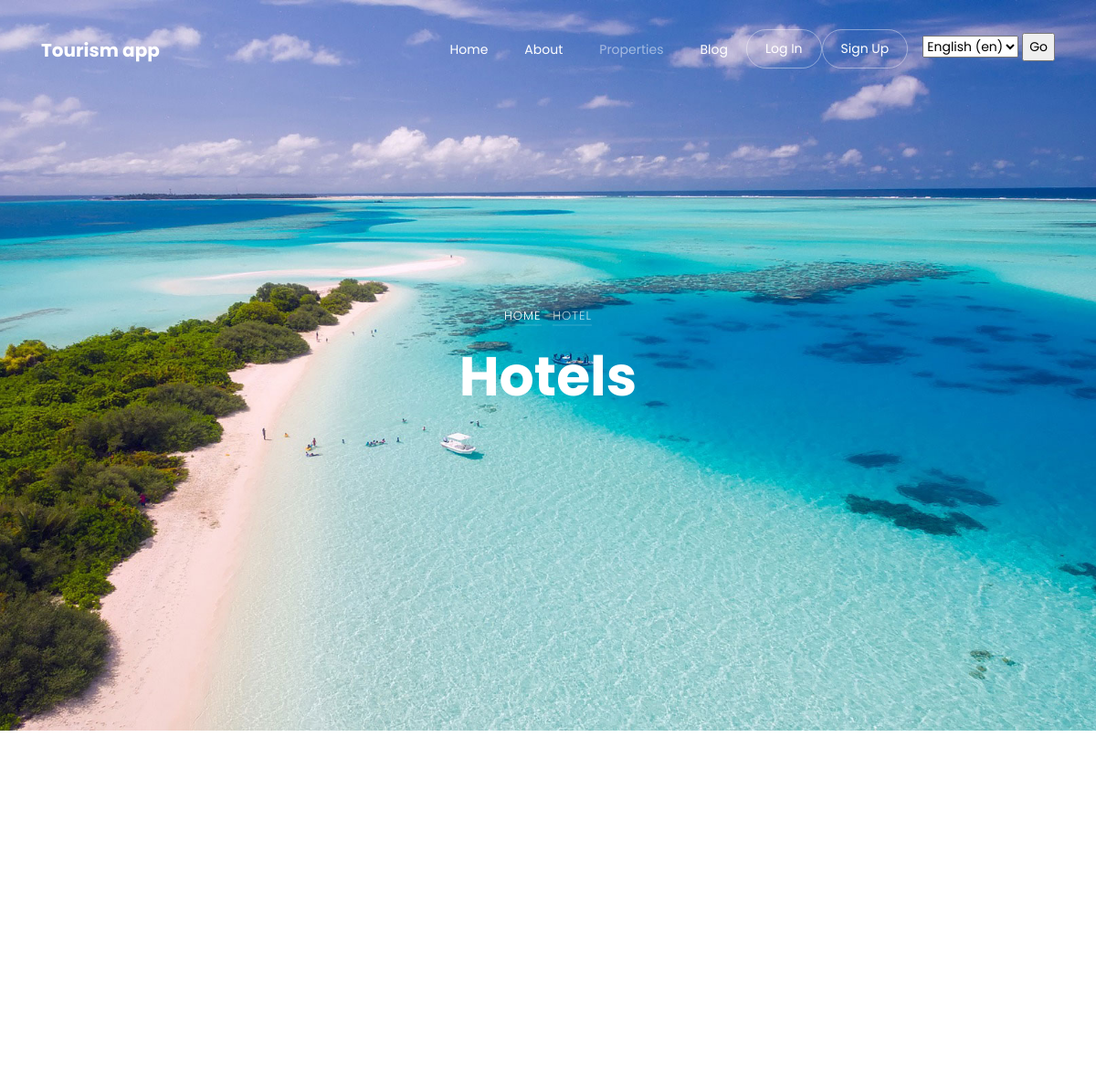
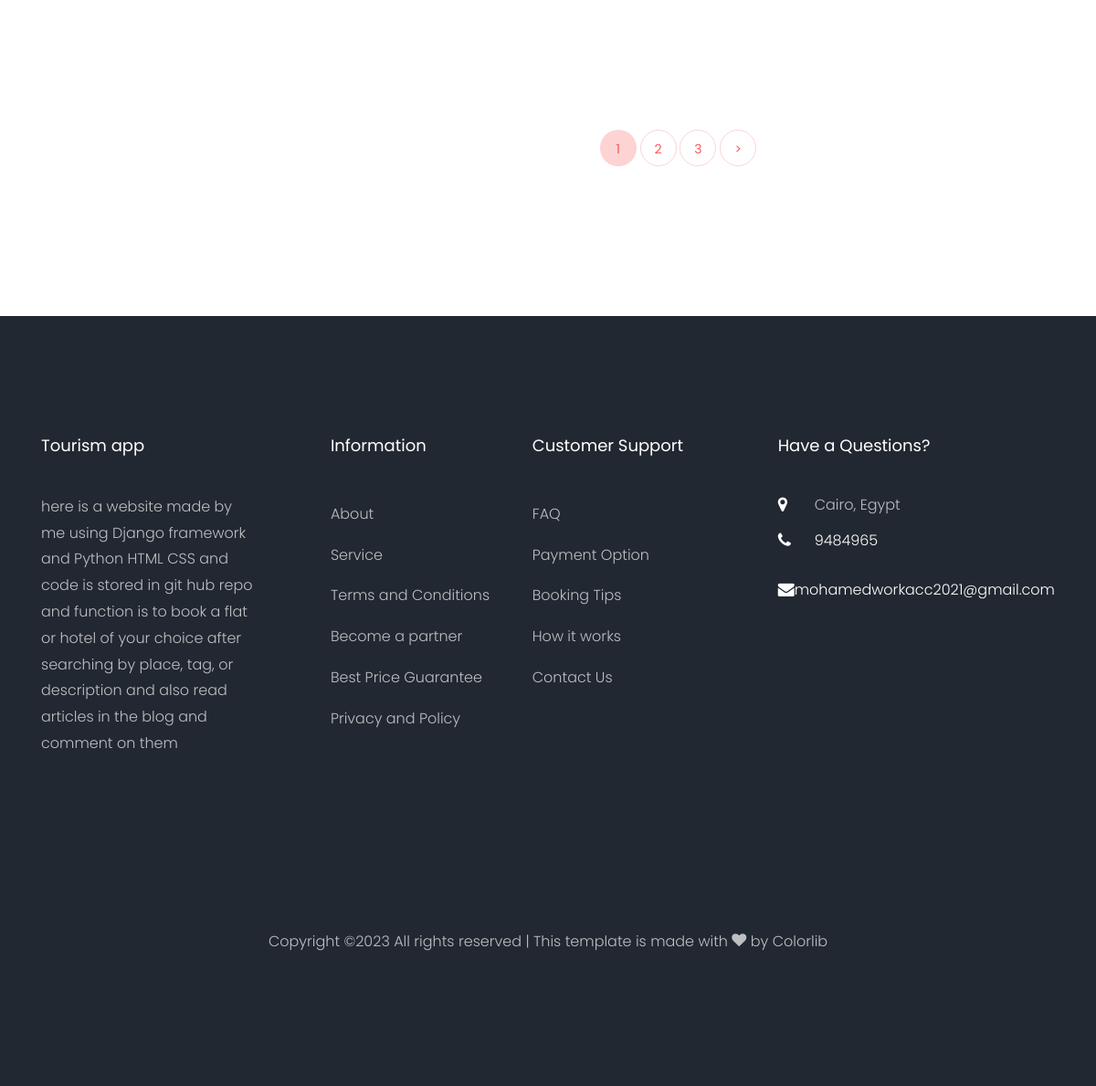
Screenshot of /property/ with the database file from the repository (2 pictures, top to bottom).
### settings/models.py (models this page shows, shortened)
class Settings(models.Model):
    site_name = models.CharField(max_length=50)
    logo = models.ImageField(upload_to='settings/')
    phone_number = models.CharField (max_length=20)
    email = models.EmailField(max_length=254)
    description = models.TextField(max_length=300)
    fb_link = models.URLField(max_length=200)
    in_link = models.URLField(max_length=200)
    tw_link = models.URLField(max_length=200)
    address = models.CharField(max_length=200,default="Cairo, Egypt")

### property/views.py (the view)
# urls.py: path('',PropertyList.as_view(), name='property_list'),
class PropertyList(FilterView):
    model = Property
    template_name = 'property/property_list.html' # Specify the template file for the list view
    paginate_by = 3
    filterset_class = PropertyFilter

### property/models.py (called while the page is built)
   def __str__(self):
       return self.name

   def get_absolute_url(self):
       return reverse("property:property_detail", kwargs={"slug": self.slug})

   def get_avg_rating(self):
    all_reviews = self.review_property.all()
    all_rating = 0
    if len(all_reviews) > 0:
        for review in all_reviews:
            all_rating += review.rate
        return round(all_rating / len(all_reviews), 2)
    else:
        return None

  def __str__(self):
       return self.name

   def __str__(self):
       return self.name

### property/templates/property/property_list.html (shortened to what this page needs)
{% extends 'base.html' %}
{% load static %}
{% block body %}
{% load bootstrap4 %}
<div class="hero-wrap js-fullheight" style="background-image: url({% static 'images/bg_2.jpg' %});">
    <div class="container">
        <div class="row no-gutters slider-text js-fullheight align-items-center justify-content-center"
            data-scrollax-parent="true">
            <div class="col-md-9 ftco-animate text-center" data-scrollax=" properties: { translateY: '70%' }">
                <p class="breadcrumbs" data-scrollax="properties: { translateY: '30%', opacity: 1.6 }"><span
                        class="mr-2"><a href="index.html">Home</a></span> <span>Hotel</span></p>
                <h1 class="mb-3 bread" data-scrollax="properties: { translateY: '30%', opacity: 1.6 }">Hotels</h1>
            </div>
        </div>
    </div>
</div>
<section class="ftco-section ftco-degree-bg">
    <div class="container">
        <div class="row">
            <div class="col-lg-3 sidebar">
                        {% load bootstrap4 %}
            </div>
            <div class="col-lg-9">
                <div class="row">
                </div>
                {% if is_paginated %}
                <div class="row mt-5">
                    <div class="col text-center">
                        <div class="block-27">
                            <ul>
                               {% for i in page_obj.paginator.page_range %}
                               {% if page_obj.number == i %}
                                  <li class="active"><span>{{i}}</span></li>
                                {% else %}
                                   <li><a href="?page={{i}}">{{i}}</a></li>
                                {% endif %}
                                {% endfor %}
                                {% if page_obj.has_next %}
                                  <li><a href="?page={{page_obj.next_page_number}}">&gt;</a></li>
                                {% endif %}
                            </ul>
                        </div>
                    </div>
                </div>
                 {% endif %}
            </div>
        </div>
    </div>
</section>
{% endblock body %}

### templates/base.html (shortened to what this page needs)
{% load static %}
{% load i18n %}
<!DOCTYPE html>
<html lang="en">
  <head>
    <link rel="stylesheet" href="{% static 'css/open-iconic-bootstrap.min.css' %}">
    <link rel="stylesheet" href="{% static 'css/animate.css' %}">
    <link rel="stylesheet" href="{% static 'css/owl.carousel.min.css' %}">
    <link rel="stylesheet" href="{% static 'css/owl.theme.default.min.css' %}">
    <link rel="stylesheet" href="{% static 'css/magnific-popup.css' %}">
    <link rel="stylesheet" href="{% static 'css/aos.css' %}">
    <link rel="stylesheet" href="{% static 'css/ionicons.min.css' %}">
    <link rel="stylesheet" href="{% static 'css/bootstrap-datepicker.css' %}">
    <link rel="stylesheet" href="{% static 'css/jquery.timepicker.css' %}">
    <link rel="stylesheet" href="{% static 'css/flaticon.css' %}">
    <link rel="stylesheet" href="{% static 'css/icomoon.css' %}">
    <link rel="stylesheet" href="{% static 'css/style.css' %}">
  </head>
  <body>
  <nav class="navbar navbar-expand-lg navbar-dark ftco_navbar bg-dark ftco-navbar-light" id="ftco-navbar">
    <div class="container">
      <a class="navbar-brand" href="/">{{myfooter.site_name}}</a>
      <div class="collapse navbar-collapse" id="ftco-nav">
        <ul class="navbar-nav ml-auto">
          <li class="nav-item"><a href="/" class="nav-link">{% translate "Home" %}</a></li>
          <li class="nav-item"><a href="{% url 'about:about'%}" class="nav-link">{% translate "About" %}</a></li>
          <li class="nav-item active"><a href="{% url 'property:property_list'%}" class="nav-link">{% translate "Properties" %}</a></li>
          <li class="nav-item"><a href="{% url 'blog:post_list'%}" class="nav-link">{% translate "Blog" %}</a></li>
          {% if request.user.is_authenticated %}
          <li class="nav-item cta"><a href="{% url 'accounts:logout' %}" class="nav-link"><span>{% translate "Log Out" %}</span></a></li>
          <li class="nav-item cta"><a href="{% url 'accounts:profile' %}" class="nav-link"><span>{% translate "Profile" %}</span></a></li>
      {% else %}
          <li class="nav-item cta"><a href="{% url 'accounts:login' %}" class="nav-link"><span>{% translate "Log In" %}</span></a></li>
          <li class="nav-item cta"><a href="{% url 'accounts:register' %}" class="nav-link"><span>{% translate "Sign Up" %}</span></a></li>
      {% endif %}
      <div class="ml-3 mt-2">
      <form action="{% url 'set_language' %}" method="post">{% csrf_token %}
        <select name="language">
            {% get_current_language as LANGUAGE_CODE %}
            {% get_available_languages as LANGUAGES %}
            {% get_language_info_list for LANGUAGES as languages %}
            {% for language in languages %}
                <option value="{{ language.code }}"{% if language.code == LANGUAGE_CODE %} selected{% endif %}>
                    {{ language.name_local }} ({{ language.code }})
                </option>
            {% endfor %}
        </select>
        <input type="submit" value="Go">
    </form>
  </div>
        </ul>
      </div>
    </div>
  </nav>
    {% block body %}
    {% endblock body %}
    <footer class="ftco-footer ftco-bg-dark ftco-section">
      <div class="container">
        <div class="row mb-5">
          <div class="col-md">
            <div class="ftco-footer-widget mb-4">
              <h2 class="ftco-heading-2">{{myfooter.site_name}}</h2>
              <p>{{myfooter.description}}</p>
              <ul class="ftco-footer-social list-unstyled float-md-left float-lft mt-5">
              </ul>
            </div>
          </div>
          <div class="col-md">
            <div class="ftco-footer-widget mb-4 ml-md-5">
              <h2 class="ftco-heading-2">Information</h2>
              <ul class="list-unstyled">
                <li><a href="#" class="py-2 d-block">About</a></li>
                <li><a href="#" class="py-2 d-block">Service</a></li>
                <li><a href="#" class="py-2 d-block">Terms and Conditions</a></li>
                <li><a href="#" class="py-2 d-block">Become a partner</a></li>
                <li><a href="#" class="py-2 d-block">Best Price Guarantee</a></li>
                <li><a href="#" class="py-2 d-block">Privacy and Policy</a></li>
              </ul>
            </div>
          </div>
          <div class="col-md">
             <div class="ftco-footer-widget mb-4">
              <h2 class="ftco-heading-2">Customer Support</h2>
              <ul class="list-unstyled">
                <li><a href="#" class="py-2 d-block">FAQ</a></li>
                <li><a href="#" class="py-2 d-block">Payment Option</a></li>
                <li><a href="#" class="py-2 d-block">Booking Tips</a></li>
                <li><a href="#" class="py-2 d-block">How it works</a></li>
                <li><a href="#" class="py-2 d-block">Contact Us</a></li>
              </ul>
            </div>
          </div>
          <div class="col-md">
            <div class="ftco-footer-widget mb-4">
            	<h2 class="ftco-heading-2">Have a Questions?</h2>
            	<div class="block-23 mb-3">
	              <ul>
	                <li><span class="icon icon-map-marker"></span><span class="text">{{ myfooter.address }}</span></li>
	                <li><a href="#"><span class="icon icon-phone"></span><span class="text">{{myfooter.phone_number}}</span></a></li>
	                <li><a href="#"><span class="icon icon-envelope"></span><span class="text">{{myfooter.email}}</span></a></li>
	              </ul>
	            </div>
            </div>
          </div>
        </div>
        <div class="row">
          <div class="col-md-12 text-center">
            <p>
  Copyright &copy;<script>document.write(new Date().getFullYear());</script> All rights reserved | This template is made with <i class="icon-heart" aria-hidden="true"></i> by <a href="https://colorlib.com" target="_blank">Colorlib</a>
  </p>
          </div>
        </div>
      </div>
    </footer>
  </body>
</html>

### static/css/icomoon.css (style rules this page uses)
[class^="icon-"], [class*=" icon-"] { font-family: 'icomoon' !important; speak: none; font-style: normal; font-weight: normal; font-variant: normal; text-transform: none; line-height: 1; -webkit-font-smoothing: antialiased; -moz-osx-font-smoothing: grayscale; }
.icon-heart:before { content: "\f004"; }
.icon-map-marker:before { content: "\f041"; }
.icon-phone:before { content: "\f095"; }
.icon-envelope:before { content: "\f0e0"; }

### rows the page displays
Settings: site_name "Tourism app", description "here is a website made by me using Django framework and Python HTML CSS and code is stored in git hub repo and function is to book a flat or hotel of your choice after searching by place, tag, or description and also read articles in the blog and comment on them", address "Cairo, Egypt", phone_number "9484965", email "mohamedworkacc2021@gmail.com"

### other values shown
{{ i }} "1"
{{ i }} "2" "3"
form field language "English (en)"
